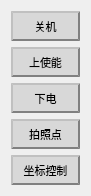
       <widget class="QWidget" name="layoutWidget">
        <property name="geometry">
         <rect>
          <x>180</x>
          <y>21</y>
          <width>91</width>
          <height>176</height>
         </rect>
        </property>
        <layout class="QGridLayout" name="gridLayout_9">
         <item row="0" column="0">
          <widget class="QPushButton" name="btn_controller_power_off">
           <property name="font">
            <font>
             <family>宋体</family>
             <pointsize>8</pointsize>
             <weight>50</weight>
             <italic>false</italic>
             <bold>false</bold>
            </font>
           </property>
           <property name="styleSheet">
            <string notr="true">QPushButton {text-align : center;
             background-color : rgb(216, 216, 216);
             border-color: gray;
             border-width: 2px;
             padding: 6px;
             height : 14px;
             border-style: outset;
             }
QPushButton:pressed
					{text-align : center;
                     background-color : green;
                     border-color: gray;
                     border-width: 2px;
                     padding: 6px;
                     height : 14px;
                     border-style: outset;
                     }
</string>
           </property>
           <property name="text">
            <string>关机</string>
           </property>
          </widget>
         </item>
         <item row="1" column="0">
          <widget class="QPushButton" name="btn_enable_robot">
           <property name="font">
            <font>
             <family>宋体</family>
             <pointsize>8</pointsize>
             <weight>50</weight>
             <italic>false</italic>
             <bold>false</bold>
            </font>
           </property>
           <property name="styleSheet">
            <string notr="true">QPushButton {text-align : center;
             background-color : rgb(216, 216, 216);
             border-color: gray;
             border-width: 2px;
             padding: 6px;
             height : 14px;
             border-style: outset;
             }
QPushButton:pressed
					{text-align : center;
                     background-color : green;
                     border-color: gray;
                     border-width: 2px;
                     padding: 6px;
                     height : 14px;
                     border-style: outset;
                     }
</string>
           </property>
           <property name="text">
            <string>上使能</string>
           </property>
          </widget>
         </item>
         <item row="2" column="0">
          <widget class="QPushButton" name="btn_robot_power_off">
           <property name="font">
            <font>
             <family>宋体</family>
             <pointsize>8</pointsize>
             <weight>50</weight>
             <italic>false</italic>
             <bold>false</bold>
            </font>
           </property>
           <property name="styleSheet">
            <string notr="true">QPushButton {text-align : center;
             background-color : rgb(216, 216, 216);
             border-color: gray;
             border-width: 2px;
             padding: 6px;
             height : 14px;
             border-style: outset;
             }
QPushButton:pressed
					{text-align : center;
                     background-color : green;
                     border-color: gray;
                     border-width: 2px;
                     padding: 6px;
                     height : 14px;
                     border-style: outset;
                     }
</string>
           </property>
           <property name="text">
            <string>下电</string>
           </property>
          </widget>
         </item>
         <item row="3" column="0">
          <widget class="QPushButton" name="btn_play">
           <property name="font">
            <font>
             <family>宋体</family>
             <pointsize>8</pointsize>
             <weight>50</weight>
             <italic>false</italic>
             <bold>false</bold>
            </font>
           </property>
           <property name="styleSheet">
            <string notr="true">QPushButton {text-align : center;
             background-color : rgb(216, 216, 216);
             border-color: gray;
             border-width: 2px;
             padding: 6px;
             height : 14px;
             border-style: outset;
             }
QPushButton:pressed
					{text-align : center;
                     background-color : green;
                     border-color: gray;
                     border-width: 2px;
                     padding: 6px;
                     height : 14px;
                     border-style: outset;
                     }
</string>
           </property>
           <property name="text">
            <string>拍照点</string>
           </property>
          </widget>
         </item>
         <item row="4" column="0">
          <widget class="QPushButton" name="btn_xyz">
           <property name="font">
            <font>
             <family>宋体</family>
             <pointsize>8</pointsize>
             <weight>50</weight>
             <italic>false</italic>
             <bold>false</bold>
            </font>
           </property>
           <property name="styleSheet">
            <string notr="true">QPushButton {text-align : center;
             background-color : rgb(216, 216, 216);
             border-color: gray;
             border-width: 2px;
             padding: 6px;
             height : 14px;
             border-style: outset;
             }
QPushButton:pressed
					{text-align : center;
                     background-color : light gray;
                     border-color: gray;
                     border-width: 2px;
                     padding: 6px;
                     height : 14px;
                     border-style: outset;
                     }
</string>
           </property>
           <property name="text">
            <string>坐标控制</string>
           </property>
          </widget>
         </item>
        </layout>
       </widget>
